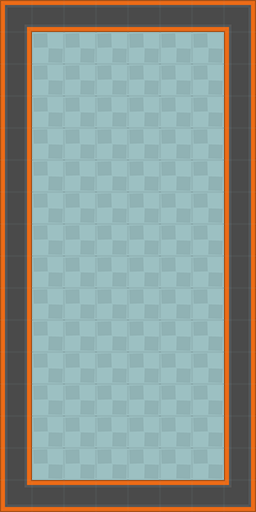

The image is a tile-based game level rendered from a .tmx file. Its description and complete source (layers, tilesets, objects, tile grids) follow:
An orthogonal 8x16 tile map with 32x32 px tiles, 2 tile layers (floor, walls) and 6 objects.

<map version="1.0" orientation="orthogonal" renderorder="right-down" width="8" height="16" tilewidth="32" tileheight="32" nextobjectid="7">
 <tileset firstgid="1" name="topdown" tilewidth="32" tileheight="32" spacing="5" tilecount="540" columns="27">
  <image source="topdown.png" width="994" height="735" />
 </tileset>
 <layer name="floor" width="8" height="16">
  <data encoding="csv">
11,11,11,11,11,11,11,11,
11,11,11,11,11,11,11,11,
11,11,11,11,11,11,11,11,
11,11,11,11,11,11,11,11,
11,11,11,11,11,11,11,11,
11,11,11,11,11,11,11,11,
11,11,11,11,11,11,11,11,
11,11,11,11,11,11,11,11,
11,11,11,11,11,11,11,11,
11,11,11,11,11,11,11,11,
11,11,11,11,11,11,11,11,
11,11,11,11,11,11,11,11,
11,11,11,11,11,11,11,11,
11,11,11,11,11,11,11,11,
11,11,11,11,11,11,11,11,
11,11,11,11,11,11,11,11
</data>
 </layer>
 <layer name="walls" width="8" height="16">
  <data encoding="csv">
109,111,111,111,111,111,111,110,
138,0,0,0,0,0,0,138,
138,0,0,0,0,0,0,138,
138,0,0,0,0,0,0,138,
138,0,0,0,0,0,0,138,
138,0,0,0,0,0,0,138,
138,0,0,0,0,0,0,138,
138,0,0,0,0,0,0,138,
138,0,0,0,0,0,0,138,
138,0,0,0,0,0,0,138,
138,0,0,0,0,0,0,138,
138,0,0,0,0,0,0,138,
138,0,0,0,0,0,0,138,
138,0,0,0,0,0,0,138,
138,0,0,0,0,0,0,138,
136,111,111,111,111,111,111,137
</data>
 </layer>
 <objectgroup name="objects">
  <object id="1" gid="458" x="105" y="420" width="32" height="32" />
  <object id="2" gid="485" x="105" y="89" width="32" height="32" />
  <object id="3" gid="512" x="54" y="254" width="32" height="32" />
  <object id="4" gid="512" x="51" y="316" width="32" height="32" />
  <object id="5" gid="512" x="176" y="258" width="32" height="32" />
  <object id="6" gid="512" x="174" y="306" width="32" height="32" />
 </objectgroup>
</map>
